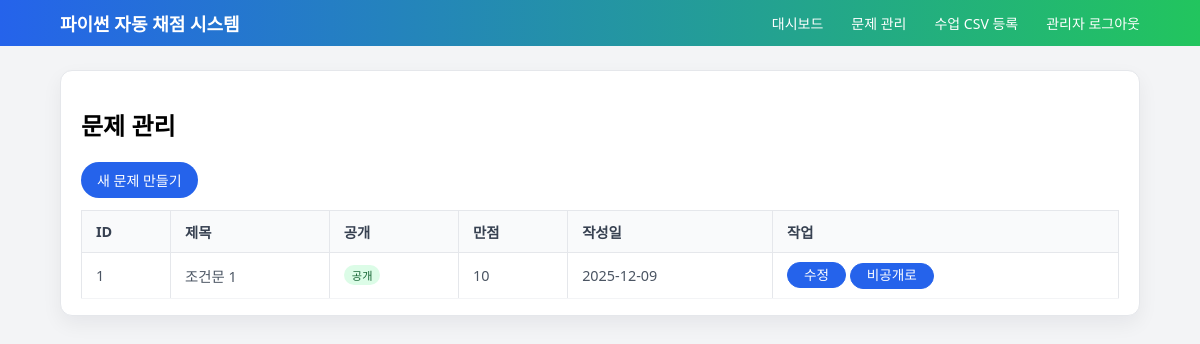
Page /admin/problems (signed in) on the earlier database version.
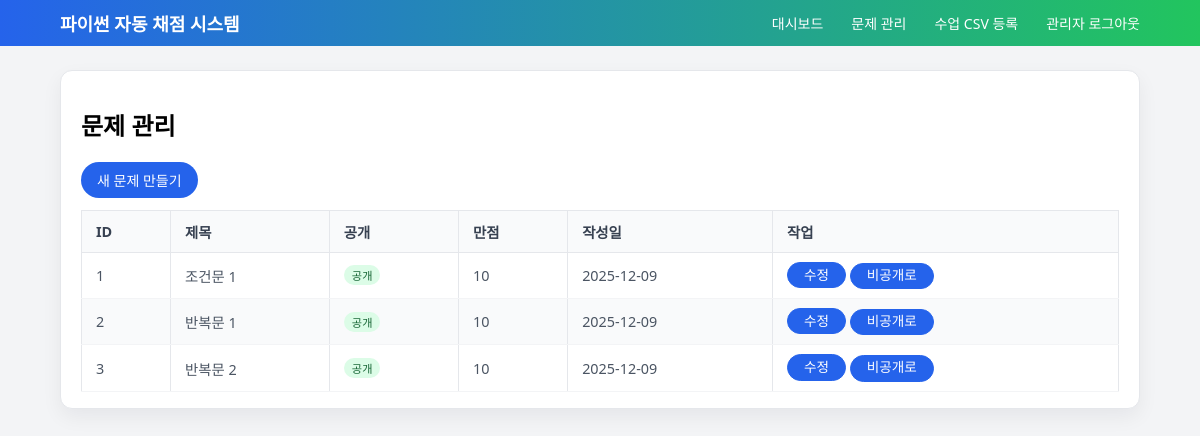
Same page on the later database version.
### models.py (models this page shows, shortened)
class Problem(db.Model):
    id = db.Column(db.Integer, primary_key=True)
    title = db.Column(db.String(200), nullable=False)
    description = db.Column(db.Text, nullable=False)
    sample_input = db.Column(db.Text, nullable=True)
    sample_output = db.Column(db.Text, nullable=True)
    answer_code = db.Column(db.Text, nullable=False)
    rubric = db.Column(db.Text, nullable=False)
    is_open = db.Column(db.Boolean, default=False)
    max_score = db.Column(db.Integer, default=10)
    created_at = db.Column(db.DateTime, default=datetime.utcnow)
    updated_at = db.Column(
        db.DateTime, default=datetime.utcnow, onupdate=datetime.utcnow
    )
    submissions = db.relationship("Submission", backref="problem", lazy=True)

### app.py (the view)
    @app.route("/admin/problems")
    @admin_login_required
    def admin_problem_list():
        problems = Problem.query.order_by(Problem.id).all()
        return render_template("admin/problems.html", problems=problems)

### app.py (called while the page is built)
def admin_login_required(f):
    @wraps(f)
    def wrapper(*args, **kwargs):
        if "admin_id" not in session:
            flash("관리자 로그인이 필요합니다.")
            return redirect(url_for("admin_login"))
        return f(*args, **kwargs)
    return wrapper

### templates/admin/problems.html (shortened to what this page needs)
{% extends "base.html" %}
{% block content %}
<div class="card">
  <h2>문제 관리</h2>
  <div style="margin-bottom:12px;">
    <a href="{{ url_for('admin_problem_new') }}" class="btn">새 문제 만들기</a>
  </div>
  <table class="table">
    <thead>
      <tr>
        <th>ID</th>
        <th>제목</th>
        <th>공개</th>
        <th>만점</th>
        <th>작성일</th>
        <th>작업</th>
      </tr>
    </thead>
    <tbody>
      {% for p in problems %}
        <tr>
          <td>{{ p.id }}</td>
          <td>{{ p.title }}</td>
          <td>
            {% if p.is_open %}
              <span class="badge badge-green">공개</span>
            {% else %}
              <span class="badge badge-gray">비공개</span>
            {% endif %}
          </td>
          <td>{{ p.max_score }}</td>
          <td>{{ p.created_at.strftime("%Y-%m-%d") }}</td>
          <td>
            <a href="{{ url_for('admin_problem_edit', problem_id=p.id) }}" class="btn btn-small">
              수정
            </a>
            <form method="post"
                  action="{{ url_for('admin_problem_toggle_open', problem_id=p.id) }}"
                  style="display:inline;">
              <button class="btn btn-small btn-secondary" type="submit">
                {% if p.is_open %}비공개로{% else %}공개로{% endif %}
              </button>
            </form>
          </td>
        </tr>
      {% else %}
        <tr>
          <td colspan="6">등록된 문제가 없습니다.</td>
        </tr>
      {% endfor %}
    </tbody>
  </table>
</div>
{% endblock %}

Differences in the rows shown:
added Problem: id "2", title "반복문 1", is_open "공개", max_score "10", created_at "2025-12-09"
added Problem: id "3", title "반복문 2", is_open "공개", max_score "10", created_at "2025-12-09"
